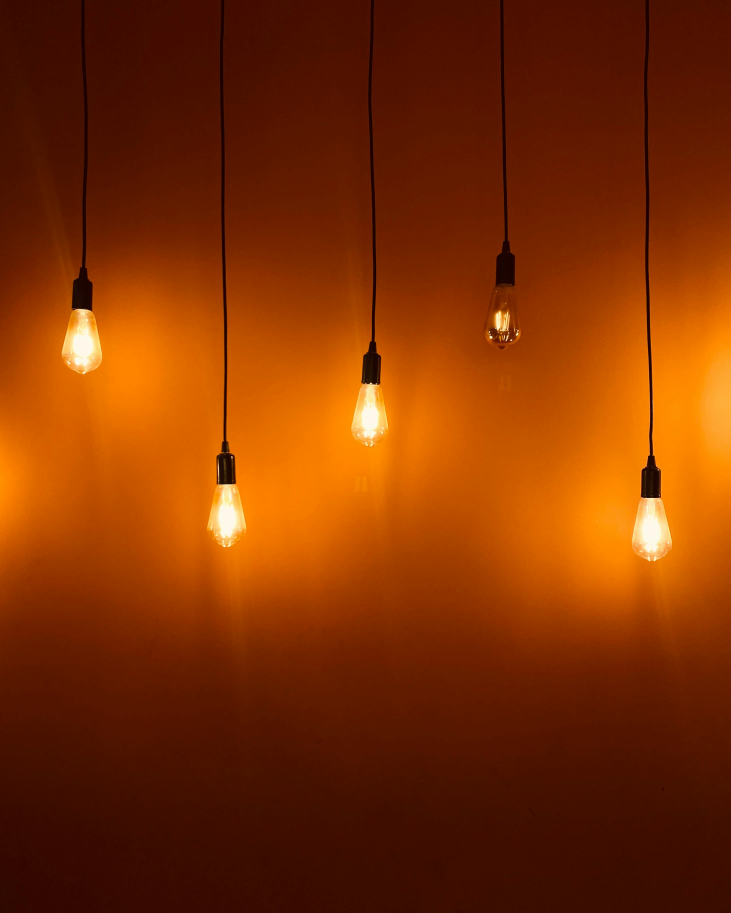
#> input picture sample_images/alex-souza.jpg, 2922 x 3652 px (shown at 1/4 size)
$ python -i image_resize_utils.py   (imports and definitions only)
#> lines starting #> are read from the running program, lines starting #| are printed output that depends on the picture
import cv2
import numpy as np


def resize_to_square(input_image, size=1080):
    """
        Resize the image to square size format (1:1 ratio)
        :param input_image:
        :param size:
        :return:
    """
    img_height, img_width = input_image.shape[:2]
    img_ratio = img_width / img_height
    target_ratio = 1 / 1

    if img_ratio > target_ratio:
        # Wider than square - fit to width
        new_width = size
        new_height = int(size / img_ratio)
    else:
        # Taller than square - fit to height
        new_height = size
        new_width = int(size / img_ratio)

    # resie image
    dimensions = (new_width, new_height)
    resized_img = cv2.resize(input_image, dimensions, interpolation=cv2.INTER_AREA)

    # Create Square canvas
    result = np.full((size, size, 3), (0, 0, 0), dtype=np.uint8)

    # Center the image
    offset_x = (size - new_width) // 2
    offset_y = (size - new_height) // 2

    result[offset_y:offset_y + new_height, offset_x:offset_x + new_width] = resized_img

    return result


# [104 lines left out: functions resize_to_16_9, resize_to_4_5, resize_to_aspect_ration, not called in this run]


# Resize Image Function.
# Currently, this function will resize any image size to instagram's
# vertical post (1080x1350 px) while maintaining the aspect ratio of
# the image.
def resize_image(input_image):
    """
    Master function show menu and apply selected resize preset
    :param input_image:
    :return:
    """
    print("\n🏞️ Resize Options:")
    print("\t[1] Square (1080x1808)")
    print("\t[2] Landscape 16:9 (1920x1080)")
    print("\t[3] Portrait 4:9 (1080x1350)")
    print("\t[4] Custom size")

    option_select =input("Select and option (1 - 4): ").strip()

    if option_select == "1":
        return resize_to_square(input_image)
    elif option_select == "2":
        return resize_to_16_9(input_image)
    elif option_select == "3":
        return resize_to_4_5(input_image)
    elif option_select == "4":
        width = int(input("Enter Width: "))
        height = int(input("Enter Height: "))
        return resize_to_aspect_ration(input_image, width, height)
    else:
        print("⚠️ Invalid choice.")
        return input_image

>>> import cv2
>>> picture = cv2.imread('sample_images/alex-souza.jpg', cv2.IMREAD_GRAYSCALE)
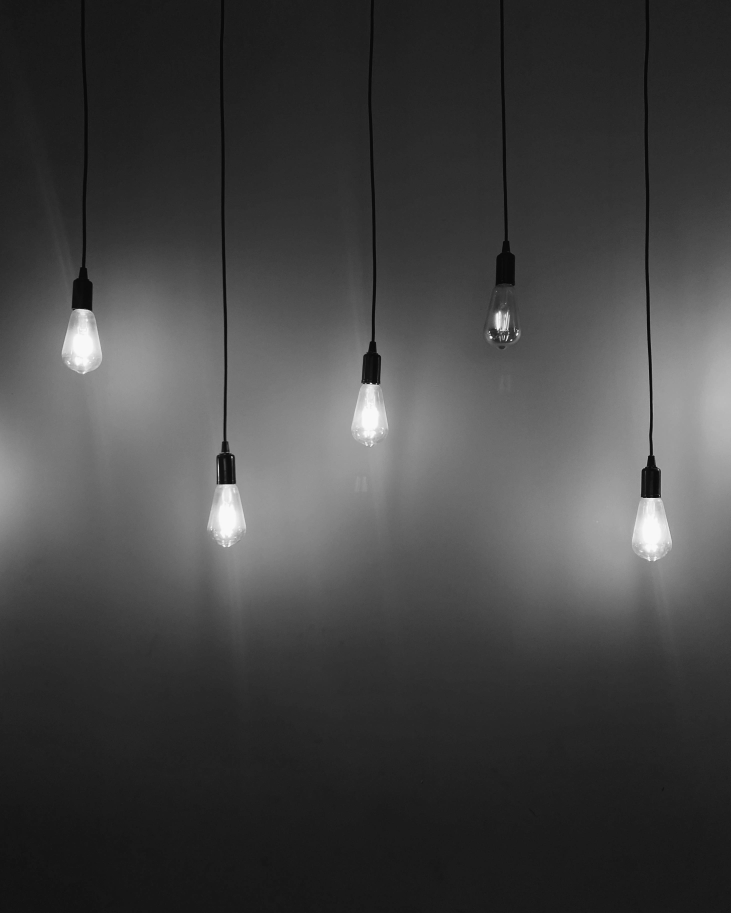
#> picture: shape (3652, 2922) (shown at 1/4 size); min 0, max 255, mean 66.9
>>> result = resize_image(picture)
#> the answer given: 1
#> in resize_to_square, `resized_img = cv2.resize(input_image, dimensions, interpolation=cv2.IN..`:
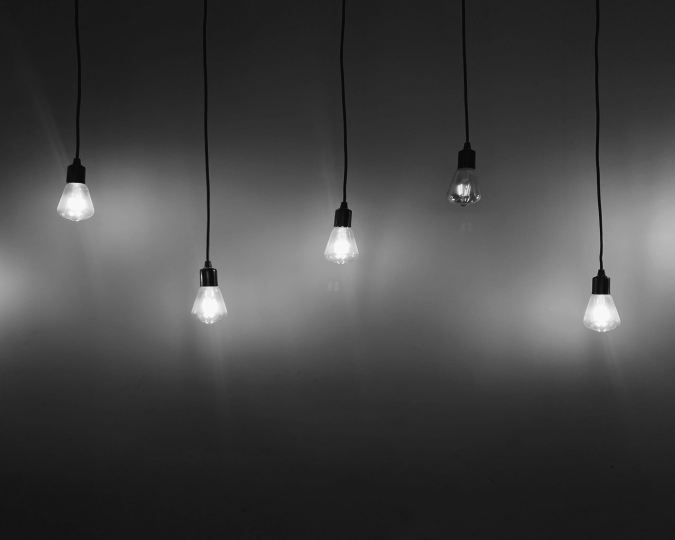
#> resized_img: shape (1080, 1349) (shown at 1/2 size); min 7, max 249, mean 66.9
#> (the run stopped early here; a loop or call above may not have finished)

$ run again, on sample_images/alexasfotos.jpg
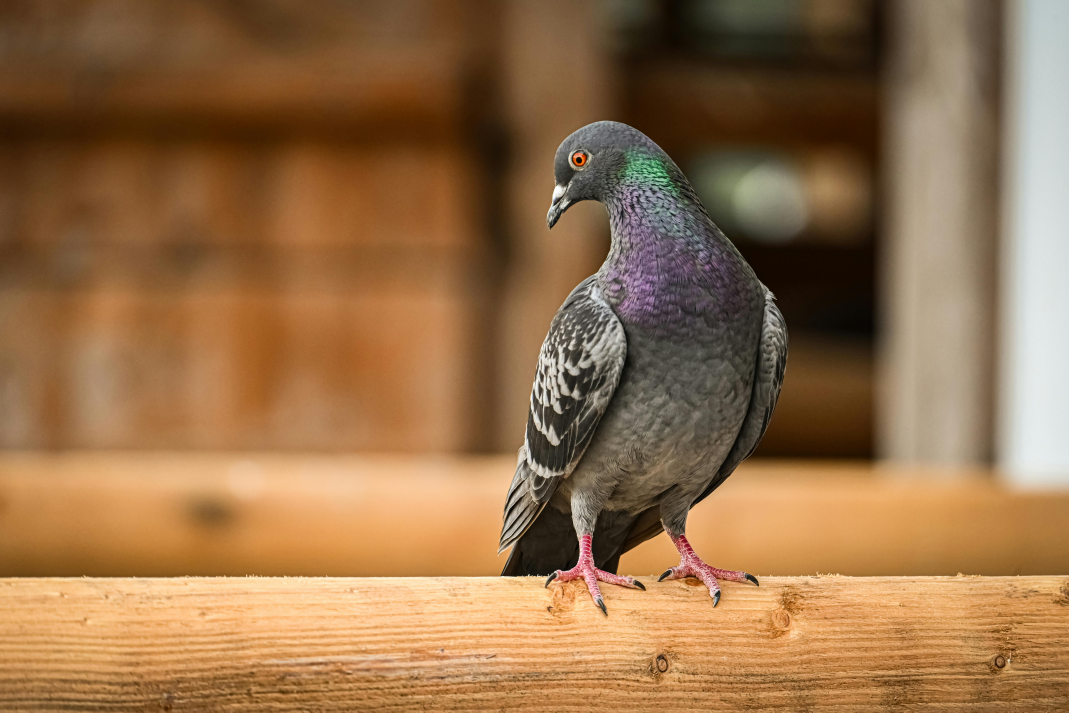
#> input picture sample_images/alexasfotos.jpg, 7480 x 4987 px (shown at 1/7 size)
#> `picture = cv2.imread('sample_images/alex-souza.jpg', cv2.IMREAD_GRAYSC..`:
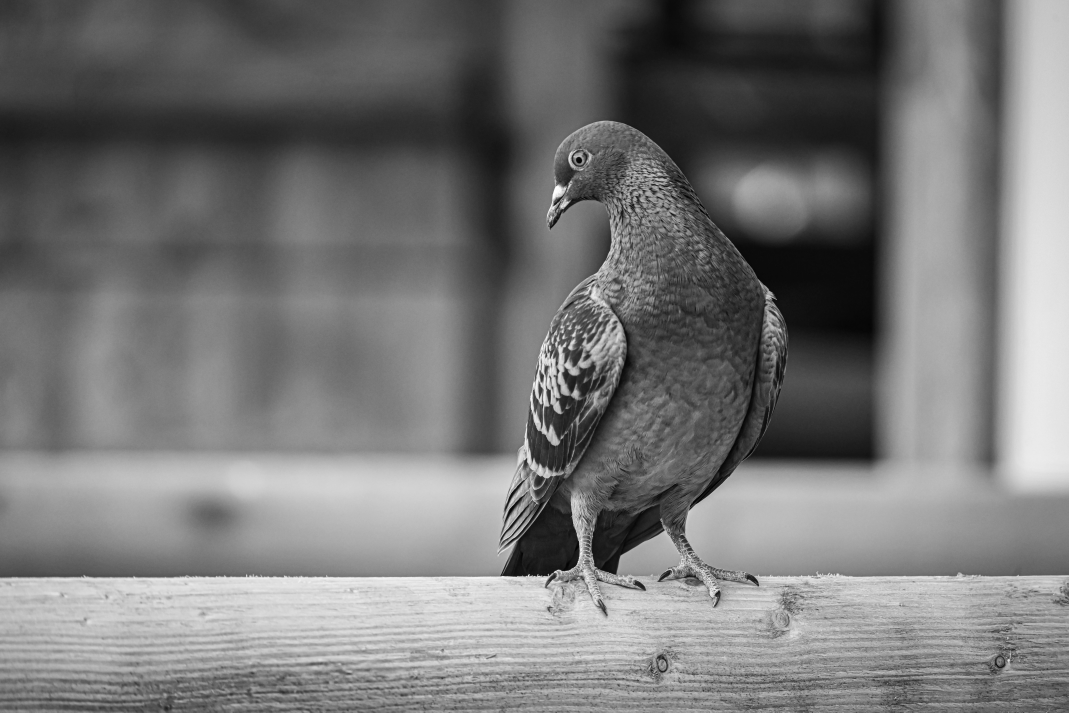
#> picture: shape (4987, 7480) (shown at 1/7 size); min 0, max 255, mean 118.7
#> in resize_to_square, `resized_img = cv2.resize(input_image, dimensions, interpolation=cv2.IN..`:
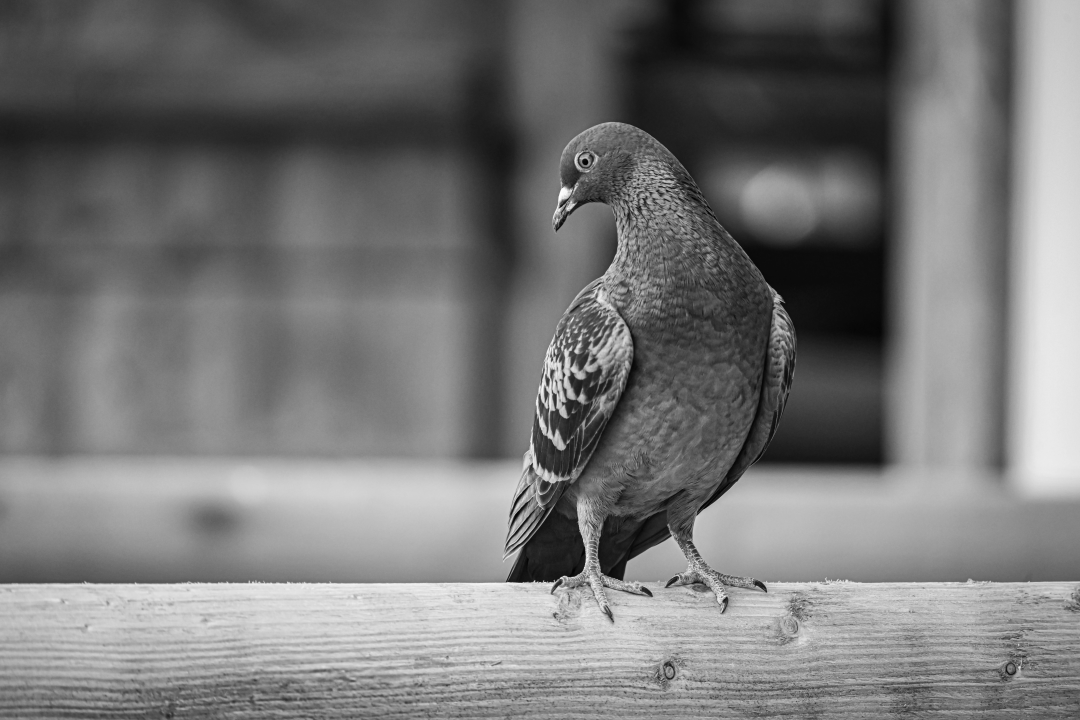
#> resized_img: shape (720, 1080); min 1, max 253, mean 118.7

$ run again, on sample_images/brongkie-brongkie.jpg
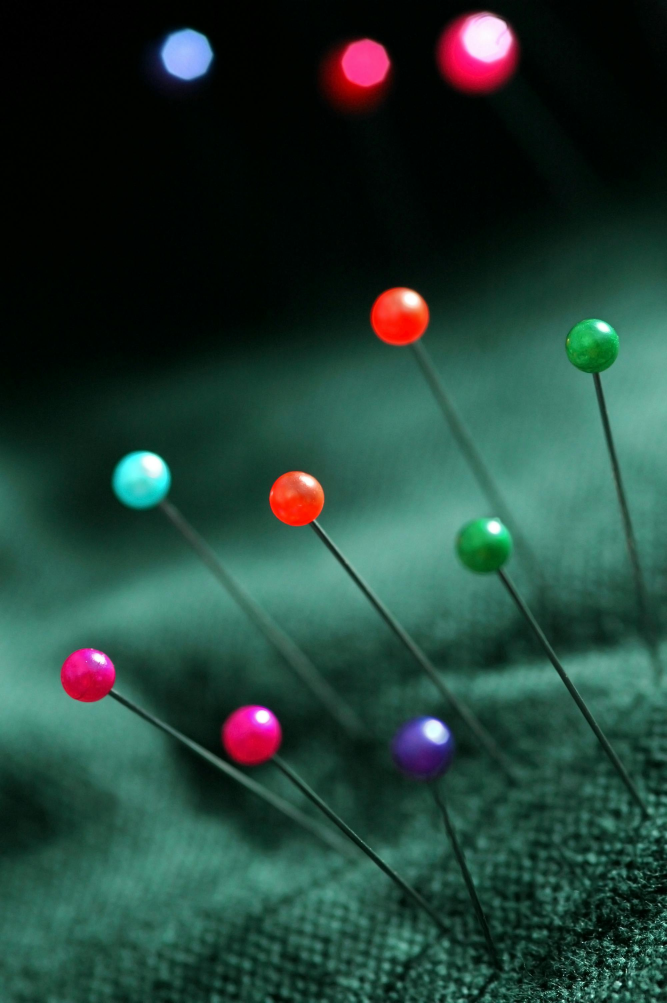
#> input picture sample_images/brongkie-brongkie.jpg, 2000 x 3008 px (shown at 1/3 size)
#> `picture = cv2.imread('sample_images/alex-souza.jpg', cv2.IMREAD_GRAYSC..`:
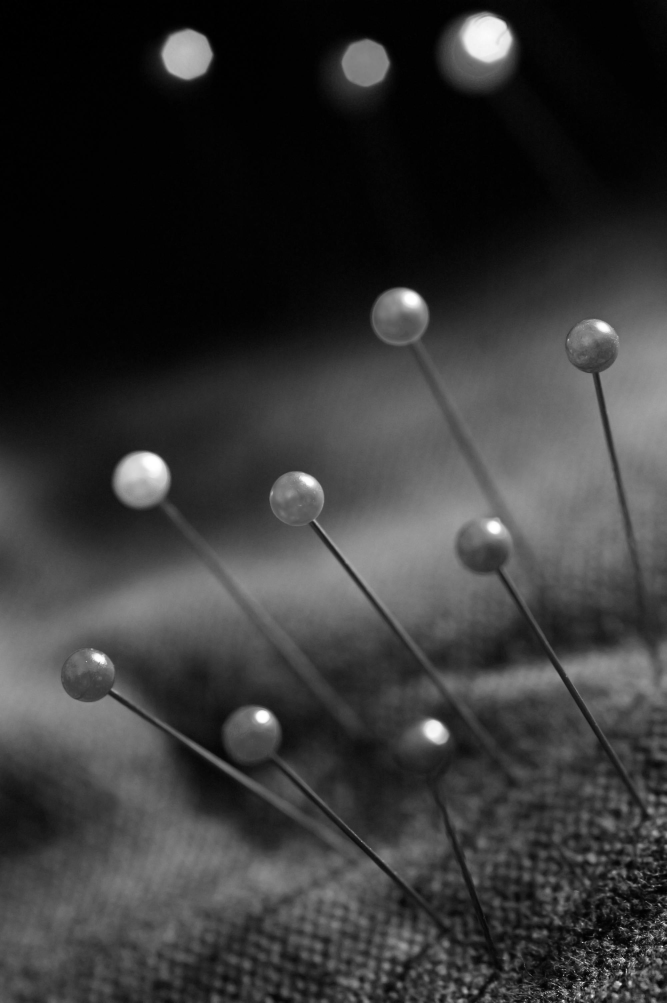
#> picture: shape (3008, 2000) (shown at 1/3 size); min 0, max 255, mean 54.2
#> in resize_to_square, `resized_img = cv2.resize(input_image, dimensions, interpolation=cv2.IN..`:
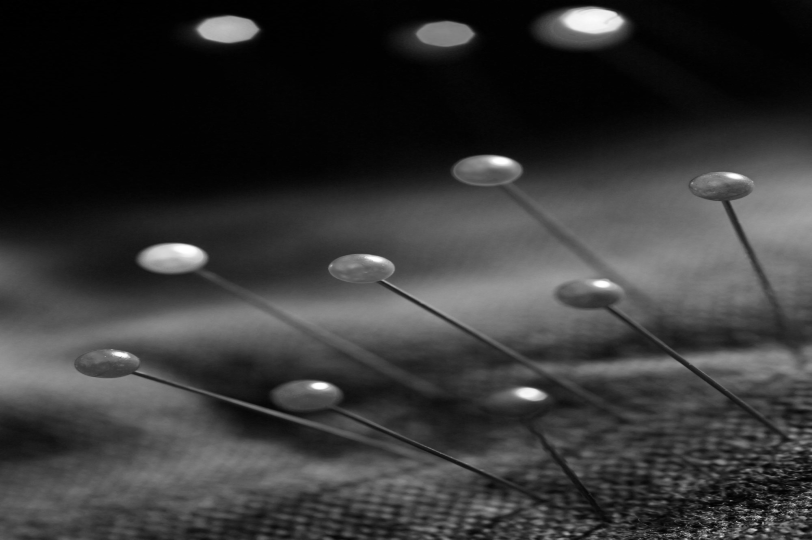
#> resized_img: shape (1080, 1624) (shown at 1/2 size); min 0, max 255, mean 54.2
